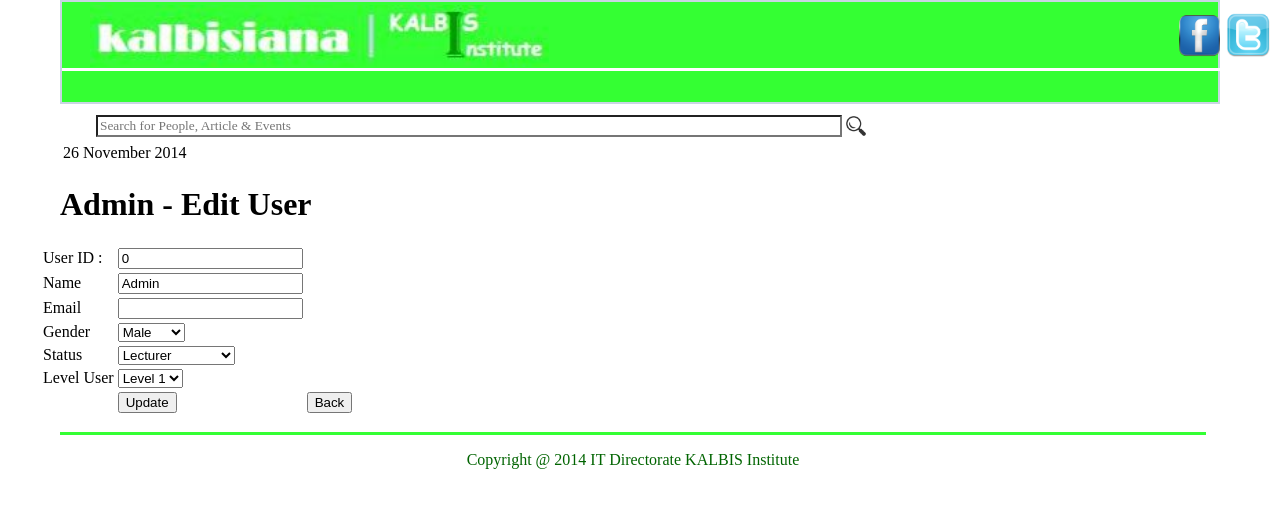
The app's page /edituser.php?ID=0 with its own data.
### tables this page shows
CREATE TABLE IF NOT EXISTS `user` (
  `id` char(10) NOT NULL,
  `nama` varchar(30) NOT NULL,
  `email` varchar(100) NOT NULL,
  `password` varchar(100) NOT NULL,
  `gender` varchar(20) NOT NULL,
  `status` text NOT NULL,
  `bio` text NOT NULL,
  `foto` text NOT NULL,
  `level` int(1) NOT NULL
);

### edituser.php (the view, shortened to what this page needs)
<?php
	include ("koneksi.php");
?>
<html>
	<head>
		<link type="text/css" rel="stylesheet" href="css/style_admin.css" />
		<?php
			$id = $_GET['ID'];
			$sql = "SELECT * FROM user WHERE id = '$id'";
			$hasil = mysqli_query($koneksi, $sql);
			$baris = mysqli_fetch_array($hasil);
		?>
	</head>
	<body>
		<div id="outer_header">
			<center>
				<table id="TabelHeader">
					<tr>
						<td>
							<div id="logo">
								<a href="index.php">
									<img id="ImageLogo" src="css/images/logo.jpg" height="62px">
								</a>
							</div>
						</td>
						<td>
							<a href="https://www.facebook.com/"><img src="css/images/fb.png" width="45px"></a>
						</td>
						<td>
							<a href="https://www.twitter.com/"><img src="css/images/twitter.png" width="45px"></a>
						</td>
					</tr>
				</table>
			</center>
		</div>
		<div id="outer_content">
			<div id="outer_kiri" class="conten_kanan_kiri">
				<div style="margin-left:20px;">
					<table>
						<tr>
							<td>
								<div id="outer_search">
									<table>
										<tr>
											<td>
												<div id="outer_input_text_search">
													<input type="text" id="input_text_search" placeholder="Search for People, Article & Events"/>
												</div>
											</td>
											<td>
												<div id="icon_search">
													<div id="iconnya">
														<img src="css/images/search.png" width="100%">
													</div>
												</div>
											</td>
										</tr>
									</table>
								</div>
							</td>
						</tr>
						<tr>
							<td>
								26 November 2014
							</td>
						</tr>
					</table>
				</div>
				<form action="editproses.php" method="POST">
					<div style="margin-left:20px;">
						<h1>Admin - Edit User</h1>
					</div>
					<table>
					<tr>
						<td>User ID : </td>
						<td><input type ="text" name="id" value="<?php echo $baris['id']; ?>"></td>
					</tr>
					<tr>
						<td>Name</td>
						<td><input type ="text" name="nama" value="<?php echo $baris['nama']; ?>"></td>
					</tr>
					<tr>
						<td>Email</td>
						<td><input type ="text" name="email" value="<?php echo $baris['email']; ?>"></td>
					</tr>
					<tr>
						<td>Gender</td>
						<td><select name="gender" value="<?php echo $baris['gender']; ?>">
								<option name="Male" value="Male">Male</option>
							</select></td>
					</tr>
					<tr>
						<td>Status</td>
						<td><select name="status" value="<?php echo $baris['status']; ?>">
								<option name="Lecturer" value="Lecturer">Lecturer</option>
							</select></td>
					</tr>
					<tr>
						<td>Level User</td>
						<td>
							<select name="level" value="<?php echo $baris['level']; ?>">
								<option name="1" value="1">Level 1</option>
							</select>
						</td>
					</tr>
					<tr>
						<td></td>
						<td><input type ="submit" name ="update" value="Update"></td>
						<td><a href="admin.php"  style="text-decoration:none;"><input type="button" value="Back"></a></td>
					</tr>
					</table>
				</form>
			</div>
		</div>
<?php require_once("footer.php"); ?>

### Css/style_admin.css (style rules this page uses)
body { margin:0px; }
#outer_header { background:#34ff33; width:90%; height:100px; border: 2px solid #c9d5e3; margin-left: 60px; margin-right:30px; font-family: calibri; }
#outer_content { width:100%; height:auto; }
#logo { width:1108px; height:60px; }
#TabelHeader { border-bottom: 3px solid white; }
#ImageLogo { margin-left: 25px; }
#outer_kiri { width:840px; height:auto; margin-left:40px; font-family: calibri; }
.conten_kanan_kiri { float:left; }
#outer_search { border-radius:5px; margin:5px 5 0 30px; background:white; }
#outer_input_text_search { width:746px; }
#input_text_search { width:100%; background:white; font-family: calibri; }
#icon_search { width:30%; }
#iconnya { width:20px; height:20px; }

### records on screen
user: id "0", nama "Admin", gender "Male", status "Lecturer", level "Level 1"
